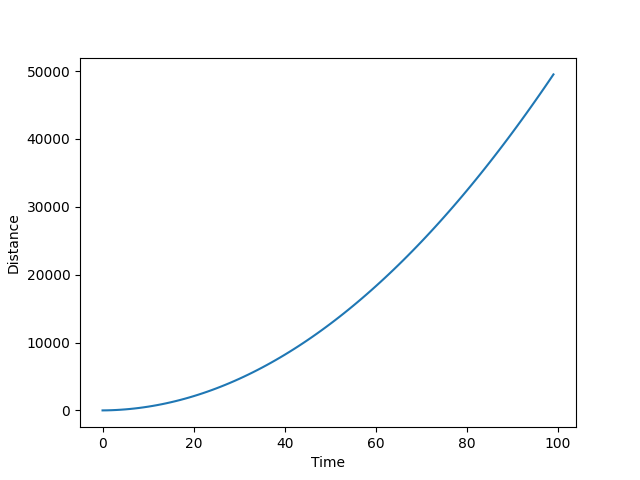

The Python source for this figure:
#!/usr/bin/env python3

'''
statetrans.py : A simple demonstration of the state-transition matrix in Part 11 of 
The Extended Kalman Filter: An Interactive Tutorial for Non-Experts

Requires: NumPy, matplotlib

Copyright (C) 2016 Simon D. Levy

statetrans.py is free software: you can redistribute it and/or modify
it under the terms of the GNU General Public License as published by
the Free Software Foundation, either version 3 of the License, or
(at your option) any later version.

BreezySTM32 is distributed in the hope that it will be useful,
but WITHOUT ANY WARRANTY; without even the implied warranty of
MERCHANTABILITY or FITNESS FOR A PARTICULAR PURPOSE.  See the
GNU General Public License for more details.

For details see <http://www.gnu.org/licenses/>.
'''

import numpy as np
import matplotlib.pyplot as plt

# Arbitrary constants
TIMESTEP    = 1
ACCEL       = 10
ITERATIONS  = 100

# State vector
x = np.array([0,0,ACCEL])

# State transition matrix
a = np.array([[1, TIMESTEP,0], 
              [0, 1,       TIMESTEP], 
              [0, 0,       1]])

# Distances over time
d = np.zeros(ITERATIONS)

# Run the system for the specified number of iterations
for t in range(ITERATIONS):
    x = np.dot(a, x)
    d[t] = x[0]

# Plot distance over time
plt.plot(d)
plt.xlabel('Time')
plt.ylabel('Distance')
plt.show()
